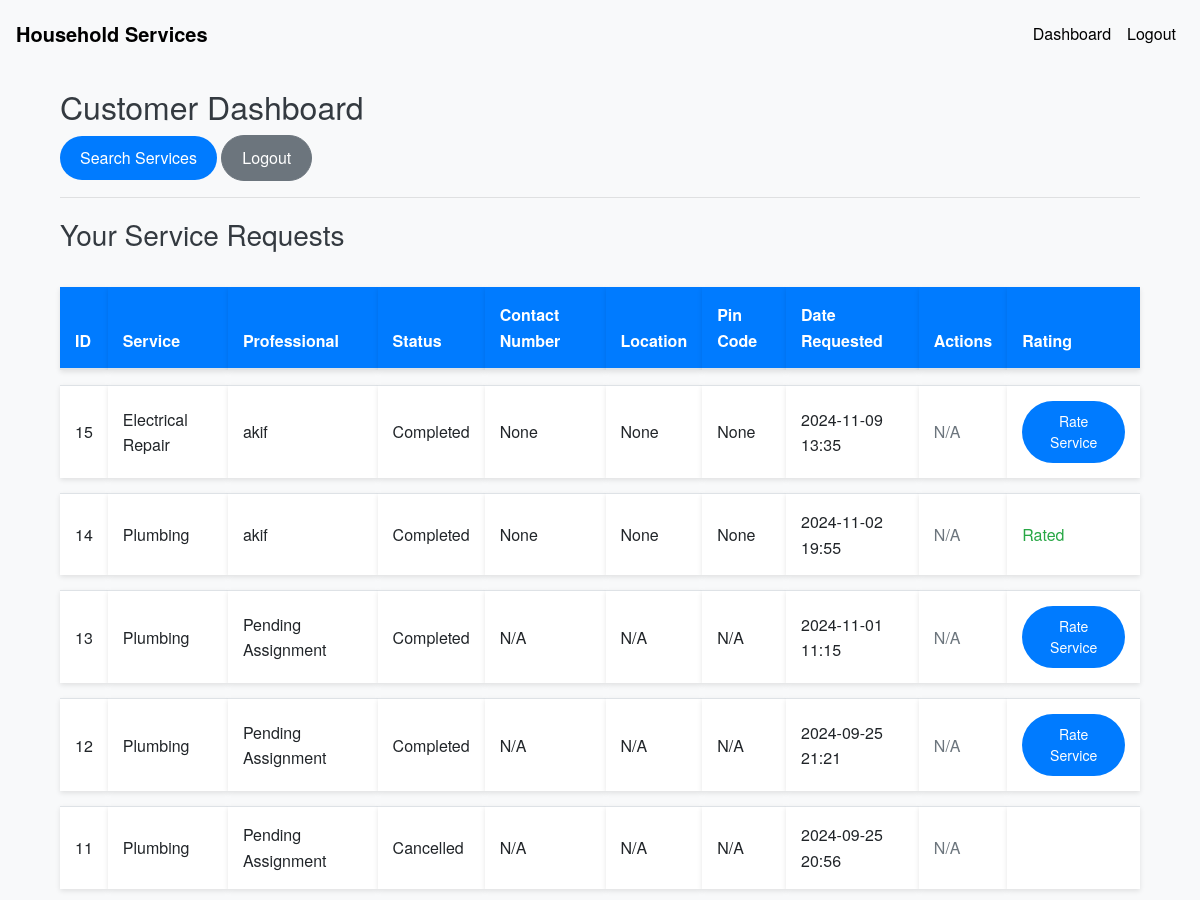
Page /customer/dashboard (signed in, upper part) on the earlier database version.
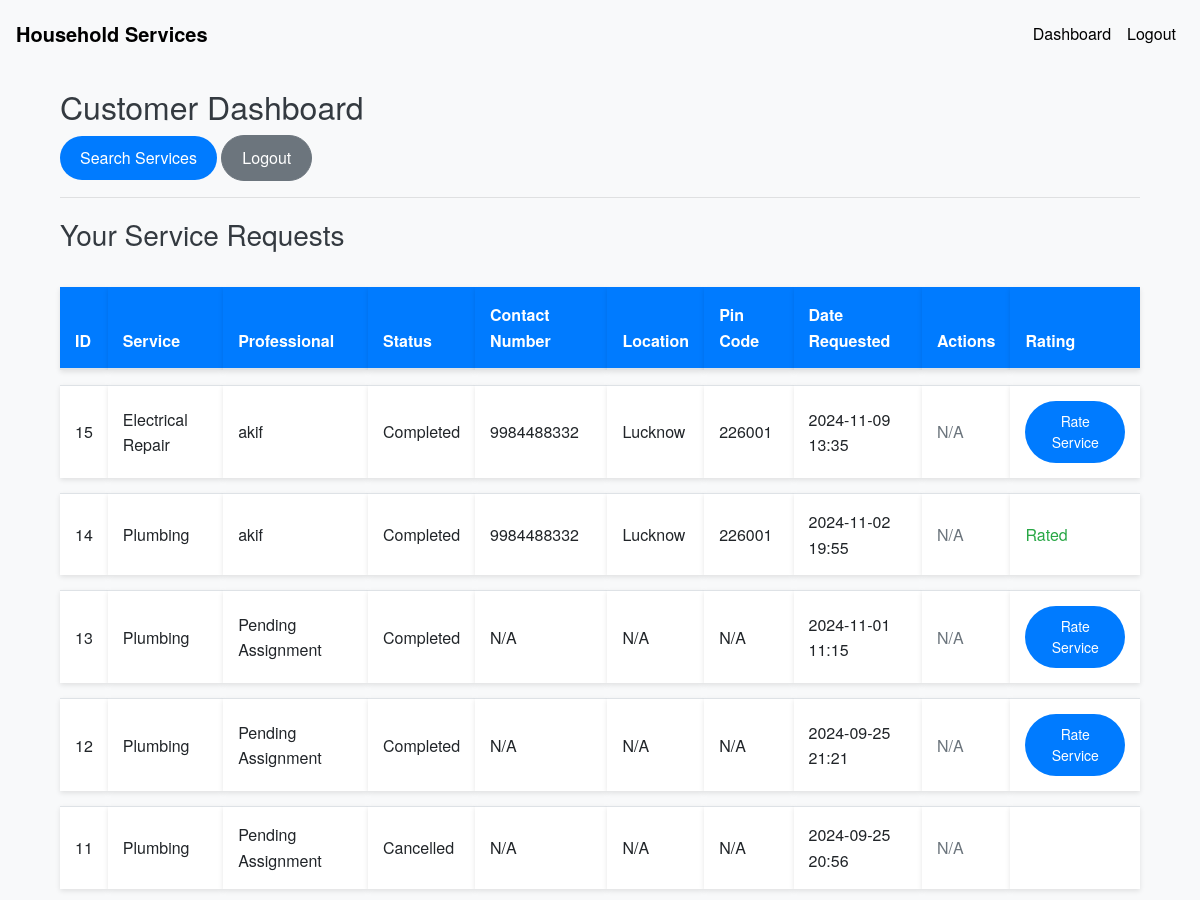
Same page on the later database version.
### models.py (models this page shows, shortened)
class ServiceRequest(db.Model):
    __tablename__ = 'service_requests'
    id = db.Column(db.Integer, primary_key=True)
    service_id = db.Column(db.Integer, db.ForeignKey('services.id'), nullable=False)
    customer_id = db.Column(db.Integer, db.ForeignKey('users.id'), nullable=False)
    professional_id = db.Column(db.Integer, db.ForeignKey('users.id'))
    service_status = db.Column(db.String(20), nullable=False, default='requested')
    service = db.relationship('Service', backref='service_requests')
    date_of_request = db.Column(db.DateTime, default=datetime.utcnow)
    date_of_completion = db.Column(db.DateTime)
    remarks = db.Column(db.Text)
    rating = db.Column(db.Integer)

class User(UserMixin, db.Model):
    __tablename__ = 'users'
    id = db.Column(db.Integer, primary_key=True)
    username = db.Column(db.String(100), unique=True, nullable=False)
    password = db.Column(db.String(128), nullable=False)
    role = db.Column(db.String(20), nullable=False)
    is_active = db.Column(db.Boolean, default=True)
    date_created = db.Column(db.DateTime, default=datetime.utcnow)
    date_completed = db.Column(db.DateTime)
    contact_number = db.Column(db.String(15), nullable=True)
    location = db.Column(db.String(255), nullable=True)
    pin_code = db.Column(db.String(10), nullable=True)
    is_approved = db.Column(db.Boolean, default=False)
    service_type = db.Column(db.String(100))
    experience = db.Column(db.Integer)
    resume_filename = db.Column(db.String(200))
    approval_status = db.Column(db.String(50), default='pending')
    customer_service_requests = db.relationship('ServiceRequest', backref='customer', foreign_keys='ServiceRequest.customer_id', lazy='dynamic')
    professional_service_requests = db.relationship('ServiceRequest', backref='professional', foreign_keys='ServiceRequest.professional_id', lazy='dynamic')

class Service(db.Model):
    __tablename__ = 'services'
    id = db.Column(db.Integer, nullable =False, primary_key=True)
    name = db.Column(db.String(100), nullable=False)
    base_price = db.Column(db.Float, nullable=False)
    time_required = db.Column(db.Integer, nullable=False)  # in minutes
    description = db.Column(db.Text)

### routes.py (the view)
@app.route('/customer/dashboard')
@login_required
def customer_dashboard():
    if current_user.role != 'customer':
        flash('Access denied.')
        return redirect(url_for('index'))
    service_requests = ServiceRequest.query.filter_by(customer_id=current_user.id).order_by(ServiceRequest.id.desc()).all()
    for request in service_requests:
        if request.professional_id:
            request.professional = User.query.get(request.professional_id)
    return render_template('customer_dashboard.html', service_requests=service_requests)

### app.py (called while the page is built)
@login_manager.user_loader
def load_user(user_id):
    return User.query.get(int(user_id))

### templates/customer_dashboard.html (shortened to what this page needs)
{% extends 'base.html' %}
{% block content %}
<div class="container mt-4">
    <h2>Customer Dashboard</h2>
    <p>
        <a href="{{ url_for('search_services') }}" class="btn btn-primary">Search Services</a>
        <a href="{{ url_for('logout') }}" class="btn btn-secondary">Logout</a>
    </p>
    <hr>
    <h3>Your Service Requests</h3>
    <table class="table table-striped">
        <thead>
            <tr>
                <th>ID</th>
                <th>Service</th>
                <th>Professional</th>
                <th>Status</th>
                <th>Contact Number</th>
                <th>Location</th>
                <th>Pin Code</th>
                <th>Date Requested</th>
                <th>Actions</th>
                <th>Rating</th>
            </tr>
        </thead>
        <tbody>
            {% for request in service_requests %}
            <tr>
                <td>{{ request.id }}</td>
                <td>{{ request.service.name }}</td>
                <td>
                    {% if request.professional %}
                    {{ request.professional.username }}
                    {% else %}
                    Pending Assignment
                    {% endif %}
                </td>
                <td>{{ request.service_status.capitalize() }}</td>
                <td>
                    {% if request.professional %}
                        {{ request.professional.contact_number }}
                    {% else %}
                        N/A
                    {% endif %}
                </td>
                <td>
                    {% if request.professional %}
                        {{ request.professional.location }}
                    {% else %}
                        N/A
                    {% endif %}
                </td>
                <td>
                    {% if request.professional %}
                        {{ request.professional.pin_code }}
                    {% else %}
                        N/A
                    {% endif %}
                </td>
                <td>{{ request.date_of_request.strftime('%Y-%m-%d %H:%M') }}</td>
                <td>
                    {% if request.service_status in ['requested', 'accepted'] %}
                    <form action="{{ url_for('cancel_request', request_id=request.id) }}" method="POST" style="display:inline;">
                        <button type="submit" class="btn btn-sm btn-danger" onclick="return confirm('Are you sure you want to cancel this request?');">Cancel</button>
                    </form>
                    {% else %}
                    <span class="text-muted">N/A</span>
                    {% endif %}
                </td>
                <td>
                    {% if request.service_status == 'completed' %}
                        {% if request.rating %}
                            <span class="text-success">Rated</span>
                        {% else %}
                            <button class="btn btn-primary btn-sm" data-toggle="modal" data-target="#rateModal{{ request.id }}">Rate Service</button>
                        {% endif %}
                    {% endif %}
                </td>
            </tr>
            {% endfor %}
        </tbody>
    </table>
</div>
{% endblock %}

Differences in the rows shown:
changed through a linked row, ServiceRequest "Electrical Repair": professional.contact_number "None" → "9984488332"; professional.location "None" → "Lucknow"; professional.pin_code "None" → "226001"
changed through a linked row, ServiceRequest id 14: professional.contact_number "None" → "9984488332"; professional.location "None" → "Lucknow"; professional.pin_code "None" → "226001"
